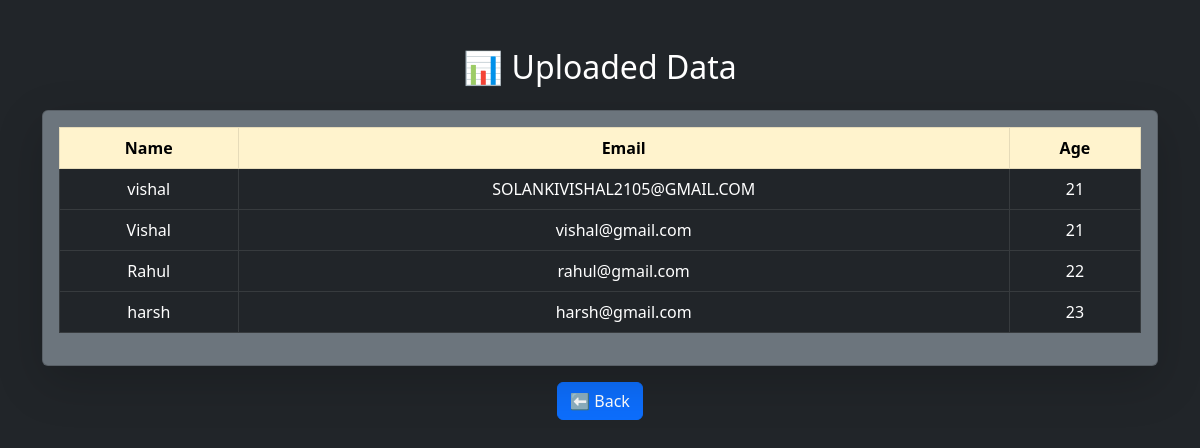
The page /data/ on the database as committed earlier.
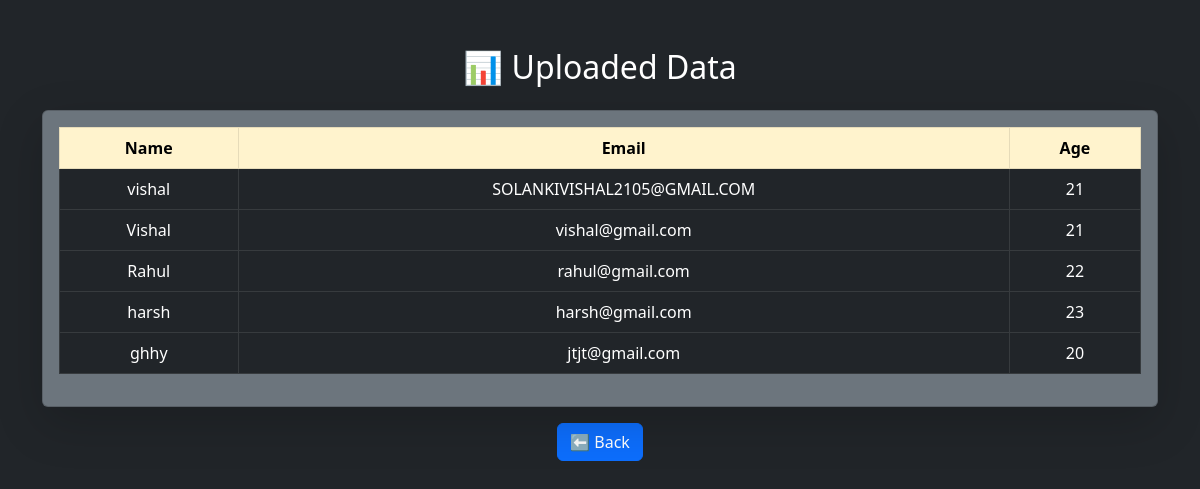
The same page on the database as committed later.
### uploader/models.py (models this page shows, shortened)
class Record(models.Model):
    name = models.CharField(max_length=100)
    email = models.EmailField()
    age = models.IntegerField()

### uploader/views.py (the view)
# urls.py: path('data/', views.show_data),
def show_data(request):
    data = Record.objects.all()
    return render(request, 'data.html', {'data': data})

### uploader/templates/data.html (shortened to what this page needs)
<!DOCTYPE html>
<html>
<head>
    <link href="https://cdn.jsdelivr.net/npm/bootstrap@5.3.0/dist/css/bootstrap.min.css" rel="stylesheet">
</head>
<body class="bg-dark text-white">
<div class="container mt-5">
    <h2 class="text-center mb-4">📊 Uploaded Data</h2>
    <div class="card shadow-lg p-3 bg-secondary">
        <table class="table table-dark table-hover table-bordered text-center">
            <thead class="table-warning text-dark">
                <tr>
                    <th>Name</th>
                    <th>Email</th>
                    <th>Age</th>
                </tr>
            </thead>
            <tbody>
                {% for i in data %}
                <tr>
                    <td>{{ i.name }}</td>
                    <td>{{ i.email }}</td>
                    <td>{{ i.age }}</td>
                </tr>
                {% endfor %}
            </tbody>
        </table>
    </div>
    <div class="text-center mt-3">
        <a href="/" class="btn btn-primary">⬅ Back</a>
    </div>
</div>
</body>
</html>

Rows that differ between the two databases and show on the page:
added Record: name "ghhy", email "jtjt@gmail.com", age "20"
